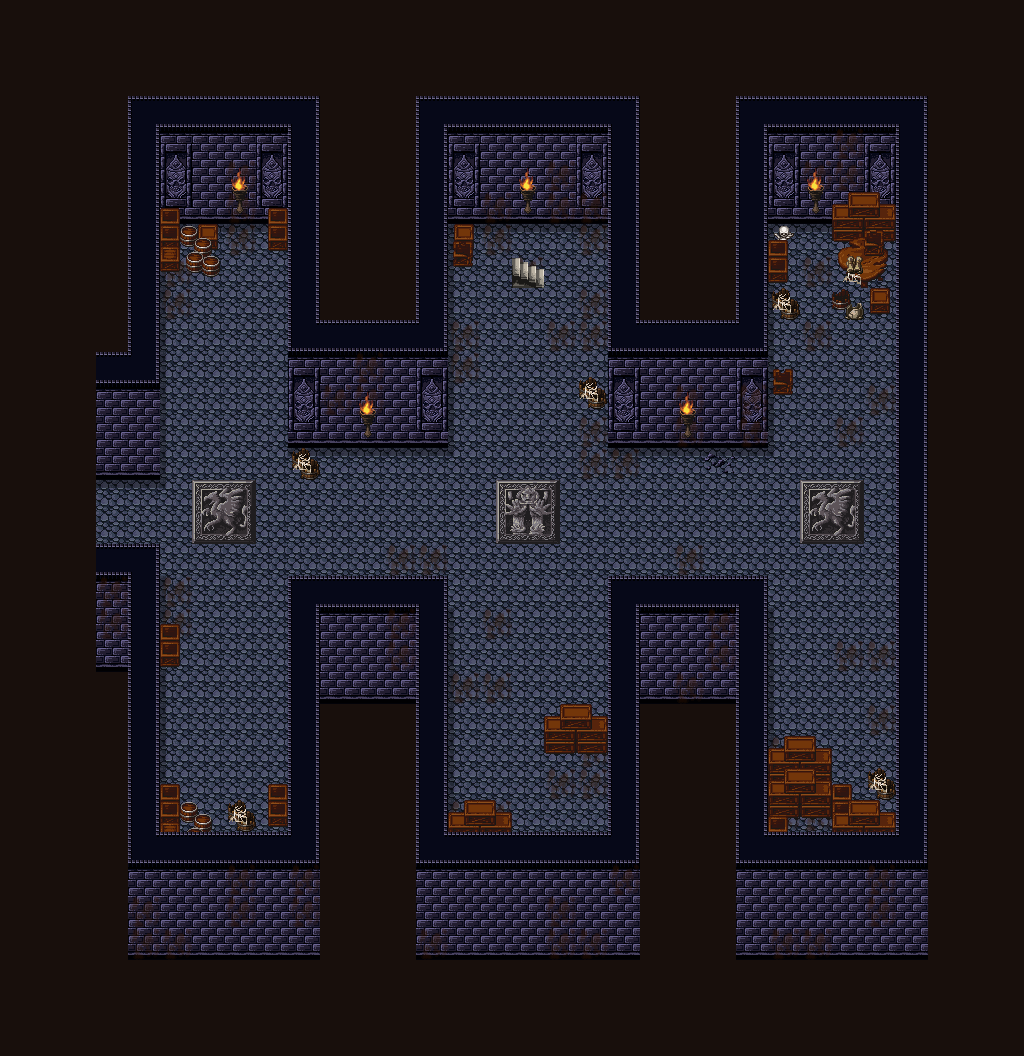

This game map was drawn from its Tiled (.tmx) file and the tilesets committed beside it. A one-line description and the trimmed map source follow:
An orthogonal 32x33 tile map with 32x32 px tiles, 9 tile layers (floor, shadow, wall, dirt, ...), 1 hidden layer not drawn and 3 objects (2x TreasureChest, Encounter).

<map version="1.10" tiledversion="1.10.1" orientation="orthogonal" renderorder="right-down" width="32" height="33" tilewidth="32" tileheight="32" infinite="0" nextlayerid="21" nextobjectid="4">
 <tileset firstgid="1" source="../39,40_tsx/39,40_maptip.tsx" />
 <layer id="1" name="floor" width="32" height="33">
  <data>[1056 cells, 1056 non-empty, 1 distinct tile ids]</data>
 </layer>
 <objectgroup id="19" name="TreasureChest_1">
  <object id="2" type="TreasureChest" x="552.257" y="775.397" width="27.6717" height="26.4942">
   <properties>
    <property name="TreasureId" type="int" value="28" />
    <property name="unity:IsTrigger" type="bool" value="false" />
   </properties>
  </object>
 </objectgroup>
 <objectgroup id="20" name="TreasureChest_2">
  <object id="3" type="TreasureChest" x="861.356" y="331.472" width="27.6717" height="26.4942">
   <properties>
    <property name="TreasureId" type="int" value="27" />
    <property name="unity:IsTrigger" type="bool" value="false" />
   </properties>
  </object>
 </objectgroup>
 <layer id="5" name="shadow" width="32" height="33">
  <data>[1056 cells, 69 non-empty, 4 distinct tile ids]</data>
 </layer>
 <layer id="3" name="wall" width="32" height="33">
  <data>[1056 cells, 312 non-empty, 16 distinct tile ids]</data>
 </layer>
 <layer id="12" name="dirt" width="32" height="33">
  <data>[1056 cells, 77 non-empty, 1 distinct tile ids]</data>
 </layer>
 <layer id="15" name="objects-3" width="32" height="33">
  <data>[1056 cells, 32 non-empty, 21 distinct tile ids]</data>
 </layer>
 <layer id="10" name="objects-2" width="32" height="33">
  <data>[1056 cells, 21 non-empty, 12 distinct tile ids]</data>
 </layer>
 <layer id="8" name="chara" width="32" height="33">
  <data>[1056 cells, 0 non-empty, 0 distinct tile ids]</data>
 </layer>
 <layer id="16" name="objects-1" width="32" height="33">
  <data>[1056 cells, 26 non-empty, 12 distinct tile ids]</data>
 </layer>
 <layer id="14" name="item" width="32" height="33" visible="0">
  <data>[1056 cells, 1 non-empty, 1 distinct tile ids]</data>
 </layer>
 <layer id="2" name="flame" width="32" height="33">
  <data>[1056 cells, 461 non-empty, 1 distinct tile ids]</data>
 </layer>
 <objectgroup id="18" name="EncounterArea" visible="0">
  <object id="1" type="Encounter" x="16" y="16" width="992" height="1024">
   <properties>
    <property name="EncounterId" value="encounter_darkcastle_18" />
    <property name="unity:IsTrigger" type="bool" value="true" />
   </properties>
  </object>
 </objectgroup>
</map>
